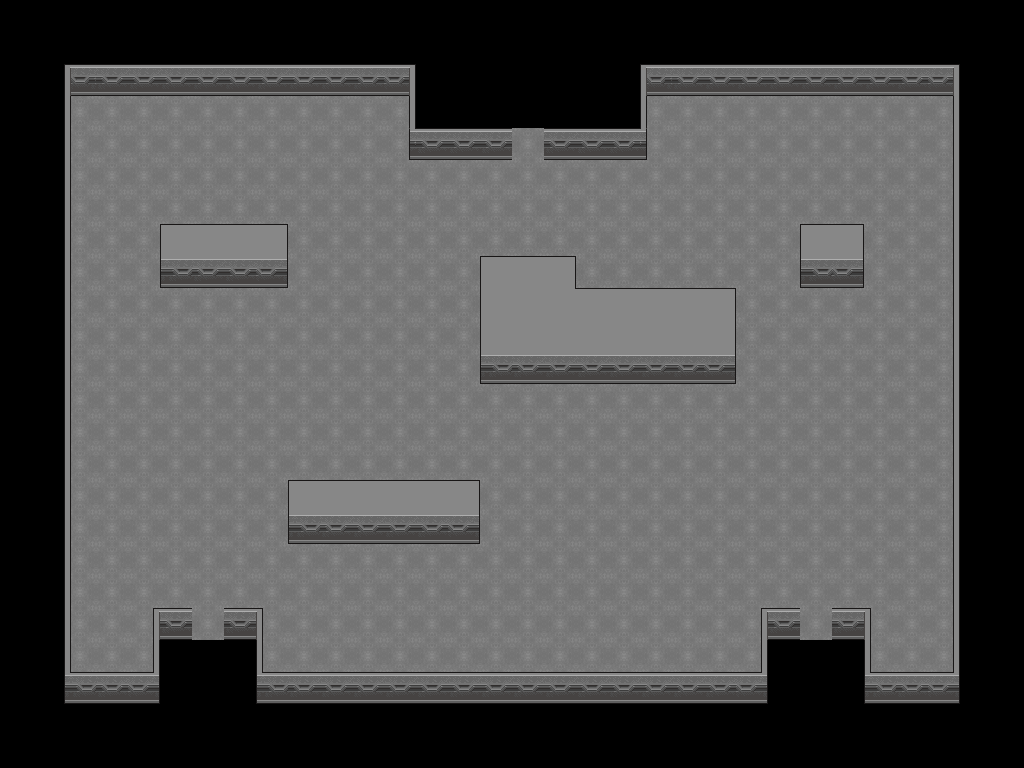

A 2D game scene composited from a Tiled map and its tileset images. What follows is a short description and the map's XML, with every tile layer's data as written:
An orthogonal 32x24 tile map with 32x32 px tiles, 3 tile layers (Tile Layer 1, wall, level2).

<map version="1.0" orientation="orthogonal" renderorder="right-down" width="32" height="24" tilewidth="32" tileheight="32" nextobjectid="1">
 <tileset firstgid="1" name="one" tilewidth="32" tileheight="32">
  <image source="../images/originals/level.png" width="256" height="256" />
 </tileset>
 <layer name="Tile Layer 1" width="32" height="24">
  <data encoding="csv">
5,5,5,5,5,5,5,5,5,5,5,5,5,5,5,5,5,5,5,5,5,5,5,5,5,5,5,5,5,5,5,5,
5,5,5,5,5,5,5,5,5,5,5,5,5,5,5,5,5,5,5,5,5,5,5,5,5,5,5,5,5,5,5,5,
5,5,3,3,3,3,3,3,3,3,3,3,3,5,5,5,5,5,5,5,3,3,3,3,3,3,3,3,3,3,5,5,
5,5,13,13,13,13,13,13,13,13,13,13,13,5,5,5,5,5,5,5,13,13,13,13,13,13,13,13,13,13,5,5,
5,5,13,13,13,13,13,13,13,13,13,13,13,3,3,3,3,3,3,3,13,13,13,13,13,13,13,13,13,13,5,5,
5,5,13,13,13,13,13,13,13,13,13,13,13,13,13,13,13,13,13,13,13,13,13,13,13,13,13,13,13,13,5,5,
5,5,13,13,13,13,13,13,13,13,13,13,13,13,13,13,13,13,13,13,13,13,13,13,13,13,13,13,13,13,5,5,
5,5,13,13,13,13,13,13,13,13,13,13,13,13,13,13,13,13,13,13,13,13,13,13,13,13,13,13,13,13,5,5,
5,5,13,13,13,13,13,13,13,13,13,13,13,13,13,13,13,13,13,13,13,13,13,13,13,13,13,13,13,13,5,5,
5,5,13,13,13,13,13,13,13,13,13,13,13,13,13,13,13,13,13,13,13,13,13,13,13,13,13,13,13,13,5,5,
5,5,13,13,13,13,13,13,13,13,13,13,13,13,13,13,13,13,13,13,13,13,13,13,13,13,13,13,13,13,5,5,
5,5,13,13,13,13,13,13,13,13,13,13,13,13,13,13,13,13,13,13,13,13,13,13,13,13,13,13,13,13,5,5,
5,5,13,13,13,13,13,13,13,13,13,13,13,13,13,13,13,13,13,13,13,13,13,13,13,13,13,13,13,13,5,5,
5,5,13,13,13,13,13,13,13,13,13,13,13,13,13,13,13,13,13,13,13,13,13,13,13,13,13,13,13,13,5,5,
5,5,13,13,13,13,13,13,13,13,13,13,13,13,13,13,13,13,13,13,13,13,13,13,13,13,13,13,13,13,5,5,
5,5,13,13,13,13,13,13,13,41,33,33,33,33,42,13,13,13,13,13,13,13,13,13,13,13,13,13,13,13,5,5,
5,5,13,13,13,13,13,13,13,49,35,35,35,35,50,13,13,13,13,13,13,13,13,13,13,13,13,13,13,13,5,5,
5,5,13,13,13,13,13,13,13,13,13,13,13,13,13,13,13,13,13,13,13,13,13,13,13,13,13,13,13,13,5,5,
5,5,13,13,13,13,13,13,13,13,13,13,13,13,13,13,13,13,13,13,13,13,13,13,13,13,13,13,13,13,5,5,
5,5,13,13,13,13,13,13,13,13,13,13,13,13,13,13,13,13,13,13,13,13,13,13,3,3,3,13,13,13,5,5,
5,5,13,13,13,5,5,5,13,13,13,13,13,13,13,13,13,13,13,13,13,13,13,13,5,5,5,13,13,13,5,5,
5,5,3,3,3,5,5,5,13,13,13,13,13,13,13,13,13,13,13,13,13,13,13,13,5,5,5,13,13,5,5,5,
5,5,5,5,5,5,5,5,5,5,5,5,5,5,5,5,5,5,5,5,5,5,5,5,5,5,5,5,5,5,5,5,
5,5,5,5,5,5,5,5,5,5,5,5,5,5,5,5,5,5,5,5,5,5,5,5,5,5,5,5,5,5,5,5
</data>
 </layer>
 <layer name="wall" width="32" height="24">
  <data encoding="csv">
0,0,0,0,0,0,0,0,0,0,0,0,0,0,0,0,0,0,0,0,0,0,0,0,0,0,0,0,0,0,0,0,
0,0,0,0,0,0,0,0,0,0,0,0,0,0,0,0,0,0,0,0,0,0,0,0,0,0,0,0,0,0,0,0,
0,0,9,11,11,11,11,11,11,11,11,11,10,0,0,0,0,0,0,0,9,11,11,11,11,11,11,11,11,10,0,0,
0,0,12,0,0,0,0,0,0,0,0,0,19,0,0,0,0,0,0,0,12,0,0,0,0,0,0,0,0,19,0,0,
0,0,12,0,0,0,0,0,0,0,0,0,25,11,11,11,13,11,11,11,26,0,0,0,0,0,0,0,0,19,0,0,
0,0,12,0,0,0,0,0,0,0,0,0,0,0,0,0,0,0,0,0,0,0,0,0,0,0,0,0,0,19,0,0,
0,0,12,0,0,0,0,0,0,0,0,0,0,0,0,0,0,0,0,0,0,0,0,0,0,0,0,0,0,19,0,0,
0,0,12,0,0,41,33,33,42,0,0,0,0,0,0,0,0,0,0,0,0,0,0,0,0,41,42,0,0,19,0,0,
0,0,12,0,0,49,35,35,50,0,0,0,0,0,0,41,33,42,0,0,0,0,0,0,0,49,50,0,0,19,0,0,
0,0,12,0,0,0,0,0,0,0,0,0,0,0,0,51,34,36,33,33,33,33,42,0,0,0,0,0,0,19,0,0,
0,0,12,0,0,0,0,0,0,0,0,0,0,0,0,51,34,34,34,34,34,34,43,0,0,0,0,0,0,19,0,0,
0,0,12,0,0,0,0,0,0,0,0,0,0,0,0,49,35,35,35,35,35,35,50,0,0,0,0,0,0,19,0,0,
0,0,12,0,0,0,0,0,0,0,0,0,0,0,0,0,0,0,0,0,0,0,0,0,0,0,0,0,0,19,0,0,
0,0,12,0,0,0,0,0,0,0,0,0,0,0,0,0,0,0,0,0,0,0,0,0,0,0,0,0,0,19,0,0,
0,0,12,0,0,0,0,0,0,0,0,0,0,0,0,0,0,0,0,0,0,0,0,0,0,0,0,0,0,19,0,0,
0,0,12,0,0,0,0,0,0,0,0,0,0,0,0,0,0,0,0,0,0,0,0,0,0,0,0,0,0,19,0,0,
0,0,12,0,0,0,0,0,0,0,0,0,0,0,0,0,0,0,0,0,0,0,0,0,0,0,0,0,0,19,0,0,
0,0,12,0,0,0,0,0,0,0,0,0,0,0,0,0,0,0,0,0,0,0,0,0,0,0,0,0,0,19,0,0,
0,0,12,0,0,0,0,0,0,0,0,0,0,0,0,0,0,0,0,0,0,0,0,0,0,0,0,0,0,19,0,0,
0,0,12,0,28,11,20,11,27,0,0,0,0,0,0,0,0,0,0,0,0,0,0,28,11,20,11,27,0,19,0,0,
0,0,12,0,19,0,0,0,12,0,0,0,0,0,0,0,0,0,0,0,0,0,0,19,0,0,0,12,0,19,0,0,
0,0,17,11,18,0,0,0,17,11,11,11,11,11,11,11,11,11,11,11,11,11,11,18,0,0,0,17,11,18,0,0,
0,0,0,0,0,0,0,0,0,0,0,0,0,0,0,0,0,0,0,0,0,0,0,0,0,0,0,0,0,0,0,0,
0,0,0,0,0,0,0,0,0,0,0,0,0,0,0,0,0,0,0,0,0,0,0,0,0,0,0,0,0,0,0,0
</data>
 </layer>
 <layer name="level2" width="32" height="24">
  <data encoding="csv">
0,0,0,0,0,0,0,0,0,0,0,0,0,0,0,0,0,0,0,0,0,0,0,0,0,0,0,0,0,0,0,0,
0,0,0,0,0,0,0,0,0,0,0,0,0,0,0,0,0,0,0,0,0,0,0,0,0,0,0,0,0,0,0,0,
0,0,0,0,0,0,0,0,0,0,0,0,0,0,0,0,0,0,0,0,0,0,0,0,0,0,0,0,0,0,0,0,
0,0,0,0,0,0,0,0,0,0,0,0,0,0,0,0,0,0,0,0,0,0,0,0,0,0,0,0,0,0,0,0,
0,0,0,0,0,0,0,0,0,0,0,0,0,0,0,0,0,0,0,0,0,0,0,0,0,0,0,0,0,0,0,0,
0,0,0,0,0,0,0,0,0,0,0,0,0,0,0,0,0,0,0,0,0,0,0,0,0,0,0,0,0,0,0,0,
0,0,0,0,0,0,0,0,0,0,0,0,0,0,0,0,0,0,0,0,0,0,0,0,0,0,0,0,0,0,0,0,
0,0,0,0,0,41,33,33,42,0,0,0,0,0,0,0,0,0,0,0,0,0,0,0,0,41,42,0,0,0,0,0,
0,0,0,0,0,0,0,0,0,0,0,0,0,0,0,41,33,42,0,0,0,0,0,0,0,0,0,0,0,0,0,0,
0,0,0,0,0,0,0,0,0,0,0,0,0,0,0,0,0,36,33,33,33,33,42,0,0,0,0,0,0,0,0,0,
0,0,0,0,0,0,0,0,0,0,0,0,0,0,0,0,0,0,0,0,0,0,0,0,0,0,0,0,0,0,0,0,
0,0,0,0,0,0,0,0,0,0,0,0,0,0,0,0,0,0,0,0,0,0,0,0,0,0,0,0,0,0,0,0,
0,0,0,0,0,0,0,0,0,0,0,0,0,0,0,0,0,0,0,0,0,0,0,0,0,0,0,0,0,0,0,0,
0,0,0,0,0,0,0,0,0,0,0,0,0,0,0,0,0,0,0,0,0,0,0,0,0,0,0,0,0,0,0,0,
0,0,0,0,0,0,0,0,0,0,0,0,0,0,0,0,0,0,0,0,0,0,0,0,0,0,0,0,0,0,0,0,
0,0,0,0,0,0,0,0,0,41,33,33,33,33,42,0,0,0,0,0,0,0,0,0,0,0,0,0,0,0,0,0,
0,0,0,0,0,0,0,0,0,0,0,0,0,0,0,0,0,0,0,0,0,0,0,0,0,0,0,0,0,0,0,0,
0,0,0,0,0,0,0,0,0,0,0,0,0,0,0,0,0,0,0,0,0,0,0,0,0,0,0,0,0,0,0,0,
0,0,0,0,0,0,0,0,0,0,0,0,0,0,0,0,0,0,0,0,0,0,0,0,0,0,0,0,0,0,0,0,
0,0,0,0,28,11,13,11,27,0,0,0,0,0,0,0,0,0,0,0,0,0,0,28,11,13,11,27,0,0,0,0,
0,0,0,0,0,0,0,0,0,0,0,0,0,0,0,0,0,0,0,0,0,0,0,0,0,0,0,0,0,0,0,0,
0,0,17,11,18,0,0,0,17,11,11,11,11,11,11,11,11,11,11,11,11,11,11,18,0,0,0,17,11,18,0,0,
0,0,0,0,0,0,0,0,0,0,0,0,0,0,0,0,0,0,0,0,0,0,0,0,0,0,0,0,0,0,0,0,
0,0,0,0,0,0,0,0,0,0,0,0,0,0,0,0,0,0,0,0,0,0,0,0,0,0,0,0,0,0,0,0
</data>
 </layer>
</map>